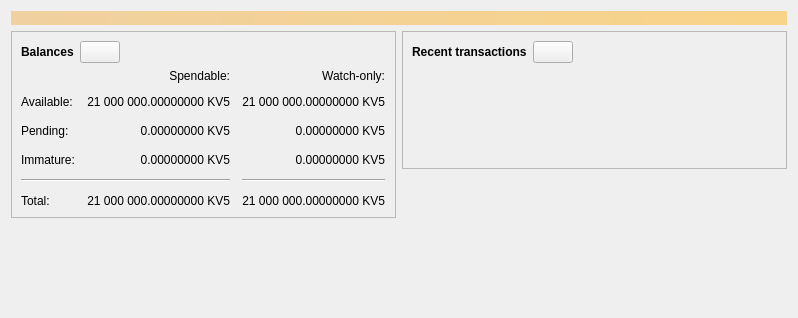
<?xml version="1.0" encoding="UTF-8"?>
<ui version="4.0">
 <class>OverviewPage</class>
 <widget class="QWidget" name="OverviewPage">
  <property name="geometry">
   <rect>
    <x>0</x>
    <y>0</y>
    <width>798</width>
    <height>318</height>
   </rect>
  </property>
  <property name="windowTitle">
   <string>Form</string>
  </property>
  <layout class="QVBoxLayout" name="topLayout">
   <item>
    <widget class="QLabel" name="labelAlerts">
     <property name="visible">
      <bool>false</bool>
     </property>
     <property name="styleSheet">
      <string notr="true">QLabel { background-color: qlineargradient(x1: 0, y1: 0, x2: 1, y2: 0, stop:0 #F0D0A0, stop:1 #F8D488); color:#000000; }</string>
     </property>
     <property name="wordWrap">
      <bool>true</bool>
     </property>
     <property name="margin">
      <number>3</number>
     </property>
     <property name="textInteractionFlags">
      <set>Qt::TextSelectableByMouse</set>
     </property>
    </widget>
   </item>
   <item>
    <layout class="QHBoxLayout" name="horizontalLayout" stretch="1,1">
     <item>
      <layout class="QVBoxLayout" name="verticalLayout_2">
       <item>
        <widget class="QFrame" name="frame">
         <property name="frameShape">
          <enum>QFrame::StyledPanel</enum>
         </property>
         <property name="frameShadow">
          <enum>QFrame::Raised</enum>
         </property>
         <layout class="QVBoxLayout" name="verticalLayout_4">
          <item>
           <layout class="QHBoxLayout" name="horizontalLayout_4">
            <item>
             <widget class="QLabel" name="label_5">
              <property name="font">
               <font>
                <weight>75</weight>
                <bold>true</bold>
               </font>
              </property>
              <property name="text">
               <string>Balances</string>
              </property>
             </widget>
            </item>
            <item>
             <widget class="QPushButton" name="labelWalletStatus">
              <property name="enabled">
               <bool>true</bool>
              </property>
              <property name="maximumSize">
               <size>
                <width>45</width>
                <height>16777215</height>
               </size>
              </property>
              <property name="toolTip">
               <string>The displayed information may be out of date. Your wallet automatically synchronizes with the Kvanta5 network after a connection is established, but this process has not completed yet.</string>
              </property>
              <property name="text">
               <string/>
              </property>
              <property name="icon">
               <iconset resource="../kvanta5.qrc">
                <normaloff>:/icons/warning</normaloff>
                <disabledoff>:/icons/warning</disabledoff>:/icons/warning</iconset>
              </property>
              <property name="iconSize">
               <size>
                <width>24</width>
                <height>24</height>
               </size>
              </property>
             </widget>
            </item>
            <item>
             <spacer name="horizontalSpacer_3">
              <property name="orientation">
               <enum>Qt::Horizontal</enum>
              </property>
              <property name="sizeHint" stdset="0">
               <size>
                <width>40</width>
                <height>20</height>
               </size>
              </property>
             </spacer>
            </item>
           </layout>
          </item>
          <item>
           <layout class="QGridLayout" name="gridLayout">
            <property name="spacing">
             <number>12</number>
            </property>
            <item row="2" column="2">
             <widget class="QLabel" name="labelWatchPending">
              <property name="cursor">
               <cursorShape>IBeamCursor</cursorShape>
              </property>
              <property name="toolTip">
               <string>Unconfirmed transactions to watch-only addresses</string>
              </property>
              <property name="text">
               <string notr="true">0.00000000 KV5</string>
              </property>
              <property name="alignment">
               <set>Qt::AlignRight|Qt::AlignTrailing|Qt::AlignVCenter</set>
              </property>
              <property name="textInteractionFlags">
               <set>Qt::LinksAccessibleByMouse|Qt::TextSelectableByKeyboard|Qt::TextSelectableByMouse</set>
              </property>
             </widget>
            </item>
            <item row="2" column="1">
             <widget class="QLabel" name="labelUnconfirmed">
              <property name="cursor">
               <cursorShape>IBeamCursor</cursorShape>
              </property>
              <property name="toolTip">
               <string>Total of transactions that have yet to be confirmed, and do not yet count toward the spendable balance</string>
              </property>
              <property name="text">
               <string notr="true">0.00000000 KV5</string>
              </property>
              <property name="alignment">
               <set>Qt::AlignRight|Qt::AlignTrailing|Qt::AlignVCenter</set>
              </property>
              <property name="textInteractionFlags">
               <set>Qt::LinksAccessibleByMouse|Qt::TextSelectableByKeyboard|Qt::TextSelectableByMouse</set>
              </property>
             </widget>
            </item>
            <item row="3" column="2">
             <widget class="QLabel" name="labelWatchImmature">
              <property name="cursor">
               <cursorShape>IBeamCursor</cursorShape>
              </property>
              <property name="toolTip">
               <string>Mined balance in watch-only addresses that has not yet matured</string>
              </property>
              <property name="text">
               <string notr="true">0.00000000 KV5</string>
              </property>
              <property name="alignment">
               <set>Qt::AlignRight|Qt::AlignTrailing|Qt::AlignVCenter</set>
              </property>
              <property name="textInteractionFlags">
               <set>Qt::LinksAccessibleByMouse|Qt::TextSelectableByKeyboard|Qt::TextSelectableByMouse</set>
              </property>
             </widget>
            </item>
            <item row="4" column="0" colspan="2">
             <widget class="Line" name="line">
              <property name="orientation">
               <enum>Qt::Horizontal</enum>
              </property>
             </widget>
            </item>
            <item row="4" column="2">
             <widget class="Line" name="lineWatchBalance">
              <property name="sizePolicy">
               <sizepolicy hsizetype="Preferred" vsizetype="Fixed">
                <horstretch>0</horstretch>
                <verstretch>0</verstretch>
               </sizepolicy>
              </property>
              <property name="minimumSize">
               <size>
                <width>140</width>
                <height>0</height>
               </size>
              </property>
              <property name="orientation">
               <enum>Qt::Horizontal</enum>
              </property>
             </widget>
            </item>
            <item row="5" column="0">
             <widget class="QLabel" name="labelTotalText">
              <property name="text">
               <string>Total:</string>
              </property>
             </widget>
            </item>
            <item row="3" column="1">
             <widget class="QLabel" name="labelImmature">
              <property name="cursor">
               <cursorShape>IBeamCursor</cursorShape>
              </property>
              <property name="toolTip">
               <string>Mined balance that has not yet matured</string>
              </property>
              <property name="text">
               <string notr="true">0.00000000 KV5</string>
              </property>
              <property name="alignment">
               <set>Qt::AlignRight|Qt::AlignTrailing|Qt::AlignVCenter</set>
              </property>
              <property name="textInteractionFlags">
               <set>Qt::LinksAccessibleByMouse|Qt::TextSelectableByKeyboard|Qt::TextSelectableByMouse</set>
              </property>
             </widget>
            </item>
            <item row="2" column="3">
             <spacer name="horizontalSpacer_2">
              <property name="orientation">
               <enum>Qt::Horizontal</enum>
              </property>
              <property name="sizeHint" stdset="0">
               <size>
                <width>40</width>
                <height>20</height>
               </size>
              </property>
             </spacer>
            </item>
            <item row="3" column="0">
             <widget class="QLabel" name="labelImmatureText">
              <property name="text">
               <string>Immature:</string>
              </property>
             </widget>
            </item>
            <item row="5" column="1">
             <widget class="QLabel" name="labelTotal">
              <property name="cursor">
               <cursorShape>IBeamCursor</cursorShape>
              </property>
              <property name="toolTip">
               <string>Your current total balance</string>
              </property>
              <property name="text">
               <string notr="true">21 000 000.00000000 KV5</string>
              </property>
              <property name="alignment">
               <set>Qt::AlignRight|Qt::AlignTrailing|Qt::AlignVCenter</set>
              </property>
              <property name="textInteractionFlags">
               <set>Qt::LinksAccessibleByMouse|Qt::TextSelectableByKeyboard|Qt::TextSelectableByMouse</set>
              </property>
             </widget>
            </item>
            <item row="5" column="2">
             <widget class="QLabel" name="labelWatchTotal">
              <property name="cursor">
               <cursorShape>IBeamCursor</cursorShape>
              </property>
              <property name="toolTip">
               <string>Current total balance in watch-only addresses</string>
              </property>
              <property name="text">
               <string notr="true">21 000 000.00000000 KV5</string>
              </property>
              <property name="alignment">
               <set>Qt::AlignRight|Qt::AlignTrailing|Qt::AlignVCenter</set>
              </property>
              <property name="textInteractionFlags">
               <set>Qt::LinksAccessibleByMouse|Qt::TextSelectableByKeyboard|Qt::TextSelectableByMouse</set>
              </property>
             </widget>
            </item>
            <item row="0" column="2">
             <widget class="QLabel" name="labelWatchonly">
              <property name="text">
               <string>Watch-only:</string>
              </property>
              <property name="alignment">
               <set>Qt::AlignRight|Qt::AlignTrailing|Qt::AlignVCenter</set>
              </property>
             </widget>
            </item>
            <item row="1" column="0">
             <widget class="QLabel" name="labelBalanceText">
              <property name="text">
               <string>Available:</string>
              </property>
             </widget>
            </item>
            <item row="1" column="1">
             <widget class="QLabel" name="labelBalance">
              <property name="cursor">
               <cursorShape>IBeamCursor</cursorShape>
              </property>
              <property name="toolTip">
               <string>Your current spendable balance</string>
              </property>
              <property name="text">
               <string notr="true">21 000 000.00000000 KV5</string>
              </property>
              <property name="alignment">
               <set>Qt::AlignRight|Qt::AlignTrailing|Qt::AlignVCenter</set>
              </property>
              <property name="textInteractionFlags">
               <set>Qt::LinksAccessibleByMouse|Qt::TextSelectableByKeyboard|Qt::TextSelectableByMouse</set>
              </property>
             </widget>
            </item>
            <item row="1" column="2">
             <widget class="QLabel" name="labelWatchAvailable">
              <property name="cursor">
               <cursorShape>IBeamCursor</cursorShape>
              </property>
              <property name="toolTip">
               <string>Your current balance in watch-only addresses</string>
              </property>
              <property name="text">
               <string notr="true">21 000 000.00000000 KV5</string>
              </property>
              <property name="alignment">
               <set>Qt::AlignRight|Qt::AlignTrailing|Qt::AlignVCenter</set>
              </property>
              <property name="textInteractionFlags">
               <set>Qt::LinksAccessibleByMouse|Qt::TextSelectableByKeyboard|Qt::TextSelectableByMouse</set>
              </property>
             </widget>
            </item>
            <item row="2" column="0">
             <widget class="QLabel" name="labelPendingText">
              <property name="text">
               <string>Pending:</string>
              </property>
             </widget>
            </item>
            <item row="0" column="1">
             <widget class="QLabel" name="labelSpendable">
              <property name="text">
               <string>Spendable:</string>
              </property>
              <property name="alignment">
               <set>Qt::AlignRight|Qt::AlignTrailing|Qt::AlignVCenter</set>
              </property>
             </widget>
            </item>
           </layout>
          </item>
         </layout>
        </widget>
       </item>
       <item>
        <spacer name="verticalSpacer">
         <property name="orientation">
          <enum>Qt::Vertical</enum>
         </property>
         <property name="sizeHint" stdset="0">
          <size>
           <width>20</width>
           <height>40</height>
          </size>
         </property>
        </spacer>
       </item>
      </layout>
     </item>
     <item>
      <layout class="QVBoxLayout" name="verticalLayout_3">
       <item>
        <widget class="QFrame" name="frame_2">
         <property name="frameShape">
          <enum>QFrame::StyledPanel</enum>
         </property>
         <property name="frameShadow">
          <enum>QFrame::Raised</enum>
         </property>
         <layout class="QVBoxLayout" name="verticalLayout">
          <item>
           <layout class="QHBoxLayout" name="horizontalLayout_2">
            <item>
             <widget class="QLabel" name="label_4">
              <property name="font">
               <font>
                <weight>75</weight>
                <bold>true</bold>
               </font>
              </property>
              <property name="text">
               <string>Recent transactions</string>
              </property>
             </widget>
            </item>
            <item>
             <widget class="QPushButton" name="labelTransactionsStatus">
              <property name="enabled">
               <bool>true</bool>
              </property>
              <property name="maximumSize">
               <size>
                <width>45</width>
                <height>16777215</height>
               </size>
              </property>
              <property name="toolTip">
               <string>The displayed information may be out of date. Your wallet automatically synchronizes with the Kvanta5 network after a connection is established, but this process has not completed yet.</string>
              </property>
              <property name="text">
               <string/>
              </property>
              <property name="icon">
               <iconset resource="../kvanta5.qrc">
                <normaloff>:/icons/warning</normaloff>
                <disabledoff>:/icons/warning</disabledoff>:/icons/warning</iconset>
              </property>
              <property name="iconSize">
               <size>
                <width>24</width>
                <height>24</height>
               </size>
              </property>
             </widget>
            </item>
            <item>
             <spacer name="horizontalSpacer">
              <property name="orientation">
               <enum>Qt::Horizontal</enum>
              </property>
              <property name="sizeHint" stdset="0">
               <size>
                <width>40</width>
                <height>20</height>
               </size>
              </property>
             </spacer>
            </item>
           </layout>
          </item>
          <item>
           <widget class="TransactionOverviewWidget" name="listTransactions">
            <property name="styleSheet">
             <string notr="true">QListView { background: transparent; }</string>
            </property>
            <property name="frameShape">
             <enum>QFrame::NoFrame</enum>
            </property>
            <property name="verticalScrollBarPolicy">
             <enum>Qt::ScrollBarAlwaysOff</enum>
            </property>
            <property name="horizontalScrollBarPolicy">
             <enum>Qt::ScrollBarAlwaysOff</enum>
            </property>
            <property name="sizeAdjustPolicy">
             <enum>QAbstractScrollArea::AdjustToContents</enum>
            </property>
            <property name="selectionMode">
             <enum>QAbstractItemView::NoSelection</enum>
            </property>
            <property name="uniformItemSizes">
             <bool>true</bool>
            </property>
           </widget>
          </item>
         </layout>
        </widget>
       </item>
       <item>
        <spacer name="verticalSpacer_2">
         <property name="orientation">
          <enum>Qt::Vertical</enum>
         </property>
         <property name="sizeHint" stdset="0">
          <size>
           <width>20</width>
           <height>40</height>
          </size>
         </property>
        </spacer>
       </item>
      </layout>
     </item>
    </layout>
   </item>
  </layout>
 </widget>
 <customwidgets>
  <customwidget>
   <class>TransactionOverviewWidget</class>
   <extends>QListView</extends>
   <header>qt/transactionoverviewwidget.h</header>
  </customwidget>
 </customwidgets>
 <resources/>
 <connections/>
</ui>
